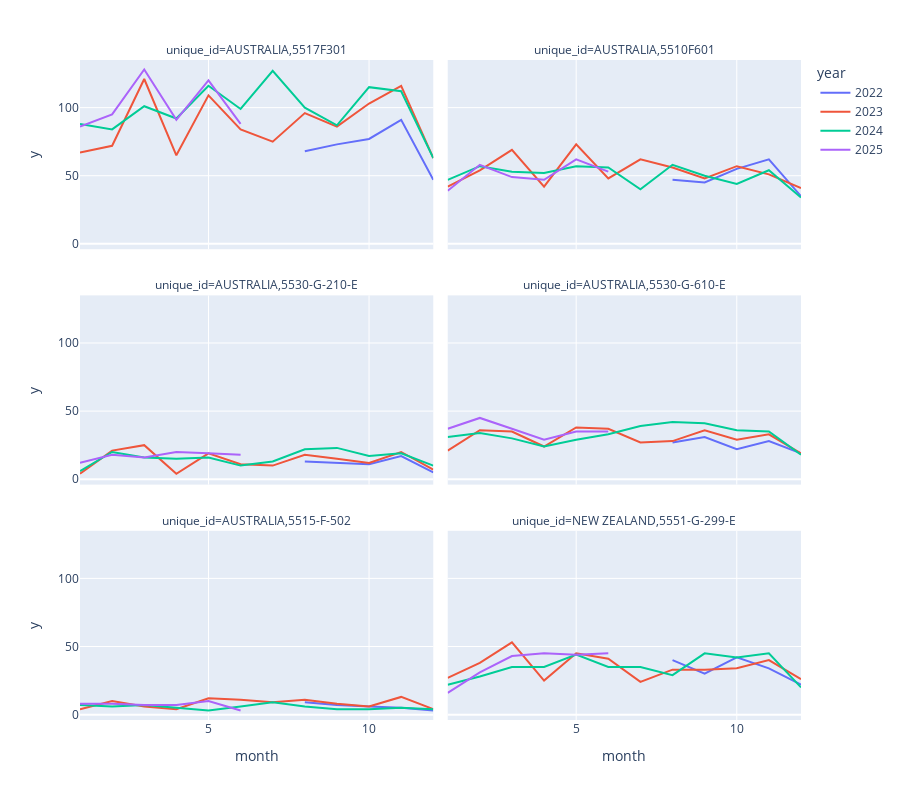

This figure's notebook cell:
### Code cell
pdf=df_fr.clone()
pdf = pdf.with_columns(month = pl.col('ds').dt.month())
pdf = pdf.with_columns(year=pl.col('ds').dt.year())
px.line(pdf.filter(pl.col('unique_id').is_in(results['unique_id'][:6].to_list())),y='y',x='month',color='year',
        facet_col='unique_id',facet_col_wrap=2,height=800)

### Figure 1 — Plotly figure (JSON) as saved in the notebook; plotly's stock layout.template omitted (floating-point values rounded to 4 significant figures)
{"data": [{"hovertemplate": "year=2022<br>unique_id=AUSTRALIA,5517F301<br>month=%{x}<br>y=%{y}<extra></extra>", "legendgroup": "2022", "line": {"color": "#636efa", "dash": "solid"}, "marker": {"symbol": "circle"}, "mode": "lines", "name": "2022", "orientation": "v", "showlegend": true, "type": "scatter", "x": [8, 9, 10, 11, 12], "xaxis": "x5", "y": [68.0, 73.0, 77.0, 91.0, 47.0], "yaxis": "y5"}, {"hovertemplate": "year=2022<br>unique_id=AUSTRALIA,5510F601<br>month=%{x}<br>y=%{y}<extra></extra>", "legendgroup": "2022", "line": {"color": "#636efa", "dash": "solid"}, "marker": {"symbol": "circle"}, "mode": "lines", "name": "2022", "orientation": "v", "showlegend": false, "type": "scatter", "x": [8, 9, 10, 11, 12], "xaxis": "x6", "y": [47.0, 45.0, 55.0, 62.0, 35.0], "yaxis": "y6"}, {"hovertemplate": "year=2022<br>unique_id=AUSTRALIA,5530-G-210-E<br>month=%{x}<br>y=%{y}<extra></extra>", "legendgroup": "2022", "line": {"color": "#636efa", "dash": "solid"}, "marker": {"symbol": "circle"}, "mode": "lines", "name": "2022", "orientation": "v", "showlegend": false, "type": "scatter", "x": [8, 9, 10, 11, 12], "xaxis": "x3", "y": [13.0, 12.0, 11.0, 17.0, 5.0], "yaxis": "y3"}, {"hovertemplate": "year=2022<br>unique_id=AUSTRALIA,5530-G-610-E<br>month=%{x}<br>y=%{y}<extra></extra>", "legendgroup": "2022", "line": {"color": "#636efa", "dash": "solid"}, "marker": {"symbol": "circle"}, "mode": "lines", "name": "2022", "orientation": "v", "showlegend": false, "type": "scatter", "x": [8, 9, 10, 11, 12], "xaxis": "x4", "y": [27.0, 31.0, 22.0, 28.0, 19.0], "yaxis": "y4"}, {"hovertemplate": "year=2022<br>unique_id=AUSTRALIA,5515-F-502<br>month=%{x}<br>y=%{y}<extra></extra>", "legendgroup": "2022", "line": {"color": "#636efa", "dash": "solid"}, "marker": {"symbol": "circle"}, "mode": "lines", "name": "2022", "orientation": "v", "showlegend": false, "type": "scatter", "x": [8, 9, 10, 11, 12], "xaxis": "x", "y": [9.0, 7.0, 6.0, 5.0, 3.0], "yaxis": "y"}, {"hovertemplate": "year=2022<br>unique_id=NEW ZEALAND,5551-G-299-E<br>month=%{x}<br>y=%{y}<extra></extra>", "legendgroup": "2022", "line": {"color": "#636efa", "dash": "solid"}, "marker": {"symbol": "circle"}, "mode": "lines", "name": "2022", "orientation": "v", "showlegend": false, "type": "scatter", "x": [8, 9, 10, 11, 12], "xaxis": "x2", "y": [40.0, 30.0, 42.0, 34.0, 22.0], "yaxis": "y2"}, {"hovertemplate": "year=2023<br>unique_id=AUSTRALIA,5517F301<br>month=%{x}<br>y=%{y}<extra></extra>", "legendgroup": "2023", "line": {"color": "#EF553B", "dash": "solid"}, "marker": {"symbol": "circle"}, "mode": "lines", "name": "2023", "orientation": "v", "showlegend": true, "type": "scatter", "x": [1, 2, 3, 4, 5, 6, 7, 8, 9, 10, 11, 12], "xaxis": "x5", "y": [67.0, 72.0, 121.0, 65.0, 109.0, 84.0, 75.0, 96.0, 86.0, 103.0, 116.0, 63.0], "yaxis": "y5"}, {"hovertemplate": "year=2023<br>unique_id=AUSTRALIA,5510F601<br>month=%{x}<br>y=%{y}<extra></extra>", "legendgroup": "2023", "line": {"color": "#EF553B", "dash": "solid"}, "marker": {"symbol": "circle"}, "mode": "lines", "name": "2023", "orientation": "v", "showlegend": false, "type": "scatter", "x": [1, 2, 3, 4, 5, 6, 7, 8, 9, 10, 11, 12], "xaxis": "x6", "y": [42.0, 54.0, 69.0, 42.0, 73.0, 48.0, 62.0, 56.0, 48.0, 57.0, 51.0, 41.0], "yaxis": "y6"}, {"hovertemplate": "year=2023<br>unique_id=AUSTRALIA,5530-G-210-E<br>month=%{x}<br>y=%{y}<extra></extra>", "legendgroup": "2023", "line": {"color": "#EF553B", "dash": "solid"}, "marker": {"symbol": "circle"}, "mode": "lines", "name": "2023", "orientation": "v", "showlegend": false, "type": "scatter", "x": [1, 2, 3, 4, 5, 6, 7, 8, 9, 10, 11, 12], "xaxis": "x3", "y": [4.0, 21.0, 25.0, 4.0, 19.0, 11.0, 10.0, 18.0, 15.0, 12.0, 20.0, 7.0], "yaxis": "y3"}, {"hovertemplate": "year=2023<br>unique_id=AUSTRALIA,5530-G-610-E<br>month=%{x}<br>y=%{y}<extra></extra>", "legendgroup": "2023", "line": {"color": "#EF553B", "dash": "solid"}, "marker": {"symbol": "circle"}, "mode": "lines", "name": "2023", "orientation": "v", "showlegend": false, "type": "scatter", "x": [1, 2, 3, 4, 5, 6, 7, 8, 9, 10, 11, 12], "xaxis": "x4", "y": [21.0, 36.0, 35.0, 24.0, 38.0, 37.0, 27.0, 28.0, 36.0, 29.0, 33.0, 19.0], "yaxis": "y4"}, {"hovertemplate": "year=2023<br>unique_id=AUSTRALIA,5515-F-502<br>month=%{x}<br>y=%{y}<extra></extra>", "legendgroup": "2023", "line": {"color": "#EF553B", "dash": "solid"}, "marker": {"symbol": "circle"}, "mode": "lines", "name": "2023", "orientation": "v", "showlegend": false, "type": "scatter", "x": [1, 2, 3, 4, 5, 6, 7, 8, 9, 10, 11, 12], "xaxis": "x", "y": [4.0, 10.0, 6.0, 4.0, 12.0, 11.0, 9.0, 11.0, 8.0, 6.0, 13.0, 4.0], "yaxis": "y"}, {"hovertemplate": "year=2023<br>unique_id=NEW ZEALAND,5551-G-299-E<br>month=%{x}<br>y=%{y}<extra></extra>", "legendgroup": "2023", "line": {"color": "#EF553B", "dash": "solid"}, "marker": {"symbol": "circle"}, "mode": "lines", "name": "2023", "orientation": "v", "showlegend": false, "type": "scatter", "x": [1, 2, 3, 4, 5, 6, 7, 8, 9, 10, 11, 12], "xaxis": "x2", "y": [27.0, 38.0, 53.0, 25.0, 45.0, 41.0, 24.0, 33.0, 33.0, 34.0, 40.0, 26.0], "yaxis": "y2"}, {"hovertemplate": "year=2024<br>unique_id=AUSTRALIA,5517F301<br>month=%{x}<br>y=%{y}<extra></extra>", "legendgroup": "2024", "line": {"color": "#00cc96", "dash": "solid"}, "marker": {"symbol": "circle"}, "mode": "lines", "name": "2024", "orientation": "v", "showlegend": true, "type": "scatter", "x": [1, 2, 3, 4, 5, 6, 7, 8, 9, 10, 11, 12], "xaxis": "x5", "y": [88.0, 84.0, 101.0, 92.0, 116.0, 99.0, 127.0, 100.0, 87.0, 115.0, 112.0, 63.0], "yaxis": "y5"}, {"hovertemplate": "year=2024<br>unique_id=AUSTRALIA,5510F601<br>month=%{x}<br>y=%{y}<extra></extra>", "legendgroup": "2024", "line": {"color": "#00cc96", "dash": "solid"}, "marker": {"symbol": "circle"}, "mode": "lines", "name": "2024", "orientation": "v", "showlegend": false, "type": "scatter", "x": [1, 2, 3, 4, 5, 6, 7, 8, 9, 10, 11, 12], "xaxis": "x6", "y": [47.0, 57.0, 53.0, 52.0, 57.0, 56.0, 40.0, 58.0, 50.0, 44.0, 54.0, 34.0], "yaxis": "y6"}, {"hovertemplate": "year=2024<br>unique_id=AUSTRALIA,5530-G-210-E<br>month=%{x}<br>y=%{y}<extra></extra>", "legendgroup": "2024", "line": {"color": "#00cc96", "dash": "solid"}, "marker": {"symbol": "circle"}, "mode": "lines", "name": "2024", "orientation": "v", "showlegend": false, "type": "scatter", "x": [1, 2, 3, 4, 5, 6, 7, 8, 9, 10, 11, 12], "xaxis": "x3", "y": [6.0, 20.0, 16.0, 15.0, 16.0, 10.0, 13.0, 22.0, 23.0, 17.0, 19.0, 10.0], "yaxis": "y3"}, {"hovertemplate": "year=2024<br>unique_id=AUSTRALIA,5530-G-610-E<br>month=%{x}<br>y=%{y}<extra></extra>", "legendgroup": "2024", "line": {"color": "#00cc96", "dash": "solid"}, "marker": {"symbol": "circle"}, "mode": "lines", "name": "2024", "orientation": "v", "showlegend": false, "type": "scatter", "x": [1, 2, 3, 4, 5, 6, 7, 8, 9, 10, 11, 12], "xaxis": "x4", "y": [31.0, 34.0, 30.0, 24.0, 29.0, 33.0, 39.0, 42.0, 41.0, 36.0, 35.0, 18.0], "yaxis": "y4"}, {"hovertemplate": "year=2024<br>unique_id=AUSTRALIA,5515-F-502<br>month=%{x}<br>y=%{y}<extra></extra>", "legendgroup": "2024", "line": {"color": "#00cc96", "dash": "solid"}, "marker": {"symbol": "circle"}, "mode": "lines", "name": "2024", "orientation": "v", "showlegend": false, "type": "scatter", "x": [1, 2, 3, 4, 5, 6, 7, 8, 9, 10, 11, 12], "xaxis": "x", "y": [7.0, 6.0, 7.0, 5.0, 3.0, 6.0, 9.0, 6.0, 4.0, 4.0, 5.0, 4.0], "yaxis": "y"}, {"hovertemplate": "year=2024<br>unique_id=NEW ZEALAND,5551-G-299-E<br>month=%{x}<br>y=%{y}<extra></extra>", "legendgroup": "2024", "line": {"color": "#00cc96", "dash": "solid"}, "marker": {"symbol": "circle"}, "mode": "lines", "name": "2024", "orientation": "v", "showlegend": false, "type": "scatter", "x": [1, 2, 3, 4, 5, 6, 7, 8, 9, 10, 11, 12], "xaxis": "x2", "y": [22.0, 28.0, 35.0, 35.0, 44.0, 35.0, 35.0, 29.0, 45.0, 42.0, 45.0, 20.0], "yaxis": "y2"}, {"hovertemplate": "year=2025<br>unique_id=AUSTRALIA,5517F301<br>month=%{x}<br>y=%{y}<extra></extra>", "legendgroup": "2025", "line": {"color": "#ab63fa", "dash": "solid"}, "marker": {"symbol": "circle"}, "mode": "lines", "name": "2025", "orientation": "v", "showlegend": true, "type": "scatter", "x": [1, 2, 3, 4, 5, 6], "xaxis": "x5", "y": [86.0, 95.0, 128.0, 91.0, 120.0, 88.0], "yaxis": "y5"}, {"hovertemplate": "year=2025<br>unique_id=AUSTRALIA,5510F601<br>month=%{x}<br>y=%{y}<extra></extra>", "legendgroup": "2025", "line": {"color": "#ab63fa", "dash": "solid"}, "marker": {"symbol": "circle"}, "mode": "lines", "name": "2025", "orientation": "v", "showlegend": false, "type": "scatter", "x": [1, 2, 3, 4, 5, 6], "xaxis": "x6", "y": [39.0, 58.0, 49.0, 47.0, 62.0, 53.0], "yaxis": "y6"}, {"hovertemplate": "year=2025<br>unique_id=AUSTRALIA,5530-G-210-E<br>month=%{x}<br>y=%{y}<extra></extra>", "legendgroup": "2025", "line": {"color": "#ab63fa", "dash": "solid"}, "marker": {"symbol": "circle"}, "mode": "lines", "name": "2025", "orientation": "v", "showlegend": false, "type": "scatter", "x": [1, 2, 3, 4, 5, 6], "xaxis": "x3", "y": [12.0, 18.0, 16.0, 20.0, 19.0, 18.0], "yaxis": "y3"}, {"hovertemplate": "year=2025<br>unique_id=AUSTRALIA,5530-G-610-E<br>month=%{x}<br>y=%{y}<extra></extra>", "legendgroup": "2025", "line": {"color": "#ab63fa", "dash": "solid"}, "marker": {"symbol": "circle"}, "mode": "lines", "name": "2025", "orientation": "v", "showlegend": false, "type": "scatter", "x": [1, 2, 3, 4, 5, 6], "xaxis": "x4", "y": [37.0, 45.0, 37.0, 29.0, 35.0, 35.0], "yaxis": "y4"}, {"hovertemplate": "year=2025<br>unique_id=AUSTRALIA,5515-F-502<br>month=%{x}<br>y=%{y}<extra></extra>", "legendgroup": "2025", "line": {"color": "#ab63fa", "dash": "solid"}, "marker": {"symbol": "circle"}, "mode": "lines", "name": "2025", "orientation": "v", "showlegend": false, "type": "scatter", "x": [1, 2, 3, 4, 5, 6], "xaxis": "x", "y": [8.0, 8.0, 7.0, 7.0, 10.0, 3.0], "yaxis": "y"}, {"hovertemplate": "year=2025<br>unique_id=NEW ZEALAND,5551-G-299-E<br>month=%{x}<br>y=%{y}<extra></extra>", "legendgroup": "2025", "line": {"color": "#ab63fa", "dash": "solid"}, "marker": {"symbol": "circle"}, "mode": "lines", "name": "2025", "orientation": "v", "showlegend": false, "type": "scatter", "x": [1, 2, 3, 4, 5, 6], "xaxis": "x2", "y": [16.0, 31.0, 43.0, 45.0, 44.0, 45.0], "yaxis": "y2"}], "layout": {"annotations": [{"font": {}, "showarrow": false, "text": "unique_id=AUSTRALIA,5515-F-502", "x": 0.245, "xanchor": "center", "xref": "paper", "y": 0.2867, "yanchor": "bottom", "yref": "paper"}, {"font": {}, "showarrow": false, "text": "unique_id=NEW ZEALAND,5551-G-299-E", "x": 0.755, "xanchor": "center", "xref": "paper", "y": 0.2867, "yanchor": "bottom", "yref": "paper"}, {"font": {}, "showarrow": false, "text": "unique_id=AUSTRALIA,5530-G-210-E", "x": 0.245, "xanchor": "center", "xref": "paper", "y": 0.6433, "yanchor": "bottom", "yref": "paper"}, {"font": {}, "showarrow": false, "text": "unique_id=AUSTRALIA,5530-G-610-E", "x": 0.755, "xanchor": "center", "xref": "paper", "y": 0.6433, "yanchor": "bottom", "yref": "paper"}, {"font": {}, "showarrow": false, "text": "unique_id=AUSTRALIA,5517F301", "x": 0.245, "xanchor": "center", "xref": "paper", "y": 1.0, "yanchor": "bottom", "yref": "paper"}, {"font": {}, "showarrow": false, "text": "unique_id=AUSTRALIA,5510F601", "x": 0.755, "xanchor": "center", "xref": "paper", "y": 1.0, "yanchor": "bottom", "yref": "paper"}], "height": 800, "legend": {"title": {"text": "year"}, "tracegroupgap": 0}, "margin": {"t": 60}, "xaxis": {"anchor": "y", "domain": [0, 0.49], "title": {"text": "month"}}, "xaxis2": {"anchor": "y2", "domain": [0.51, 1], "matches": "x", "title": {"text": "month"}}, "xaxis3": {"anchor": "y3", "domain": [0, 0.49], "matches": "x", "showticklabels": false}, "xaxis4": {"anchor": "y4", "domain": [0.51, 1], "matches": "x", "showticklabels": false}, "xaxis5": {"anchor": "y5", "domain": [0, 0.49], "matches": "x", "showticklabels": false}, "xaxis6": {"anchor": "y6", "domain": [0.51, 1], "matches": "x", "showticklabels": false}, "yaxis": {"anchor": "x", "domain": [0, 0.2867], "title": {"text": "y"}}, "yaxis2": {"anchor": "x2", "domain": [0, 0.2867], "matches": "y", "showticklabels": false}, "yaxis3": {"anchor": "x3", "domain": [0.3567, 0.6433], "matches": "y", "title": {"text": "y"}}, "yaxis4": {"anchor": "x4", "domain": [0.3567, 0.6433], "matches": "y", "showticklabels": false}, "yaxis5": {"anchor": "x5", "domain": [0.7133, 1.0], "matches": "y", "title": {"text": "y"}}, "yaxis6": {"anchor": "x6", "domain": [0.7133, 1.0], "matches": "y", "showticklabels": false}}}
